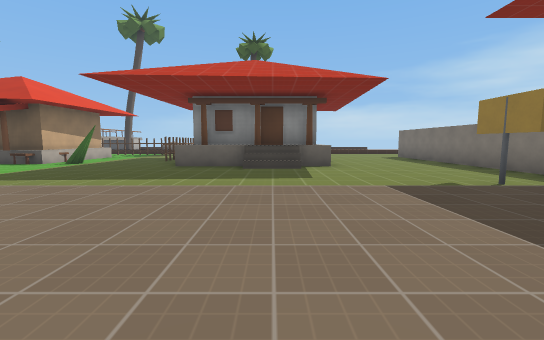
view 1 (above)

24 first-person views from a walk through a Godot game level. The camera is 1.3 m above the floor, tilts 6° down and sees 90° across. The floor is counted in squares, 2 m on a side. Each view is taken from the middle of a square. On the plan, view 1 faces up. The plan holds only what a view shows up to about 9 squares ahead; the rest is blank. The place goes on beyond the plan. Characters and animated objects are not drawn. Surface patterns are stand-ins for the level's own textures.

view 2
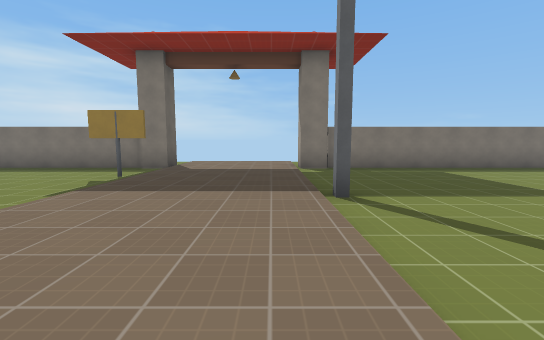

view 3
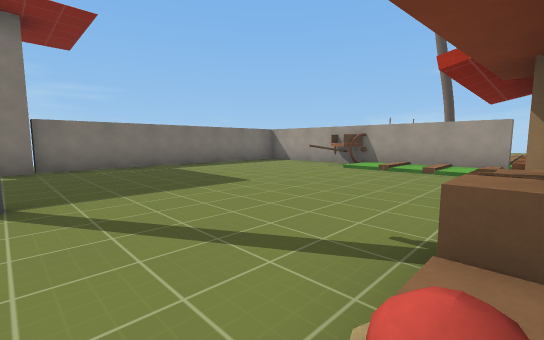

view 4
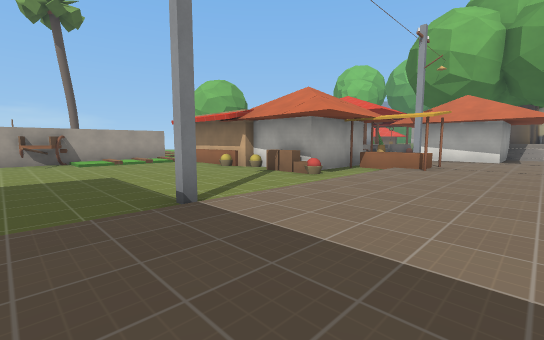

view 5
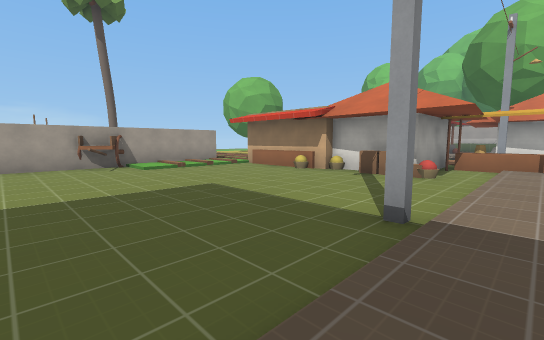

view 6
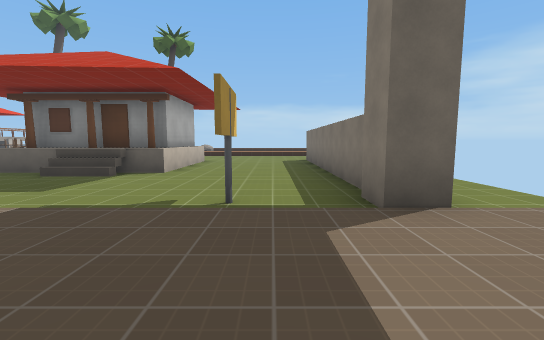

view 7
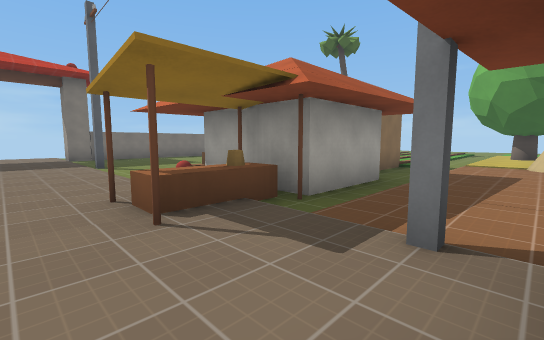

view 8
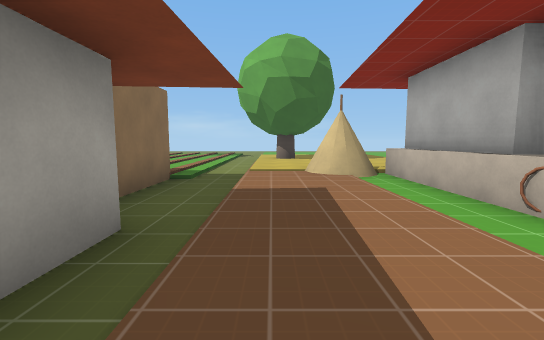

view 9
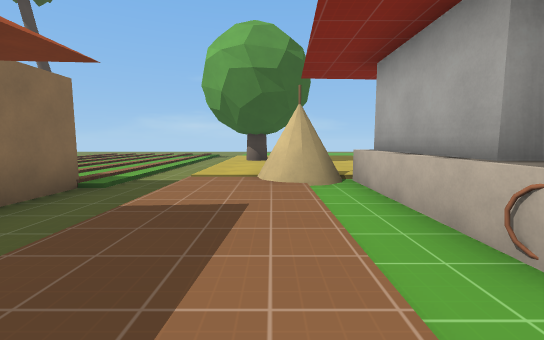

view 10
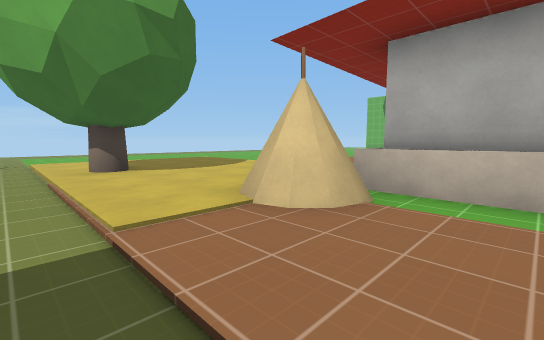

view 11
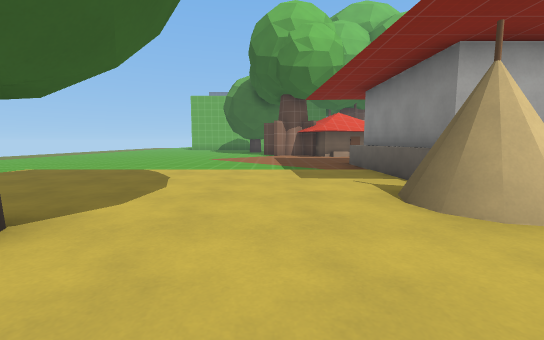

view 12
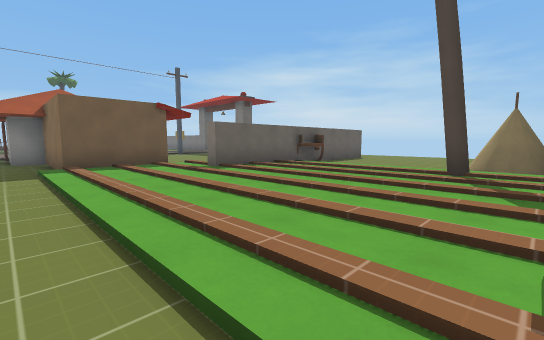

view 13
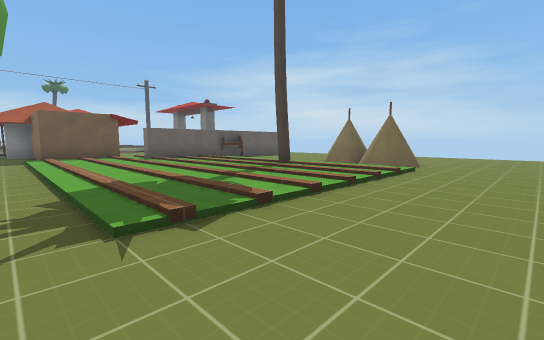

view 14
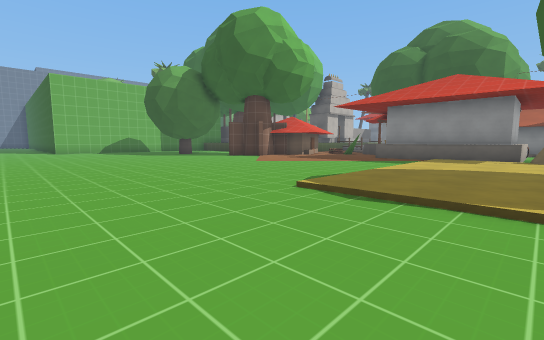

view 15
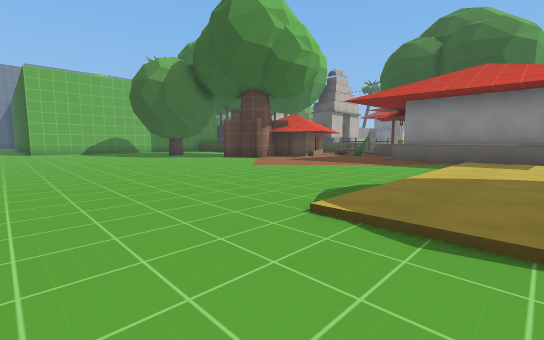

view 16
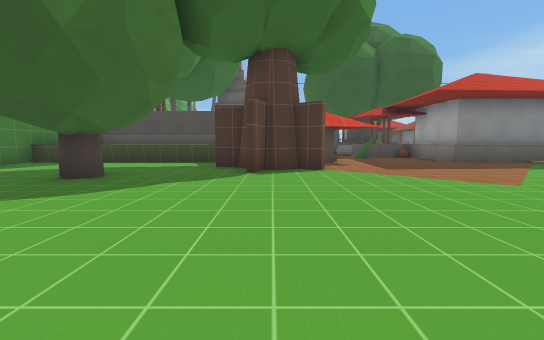

view 17
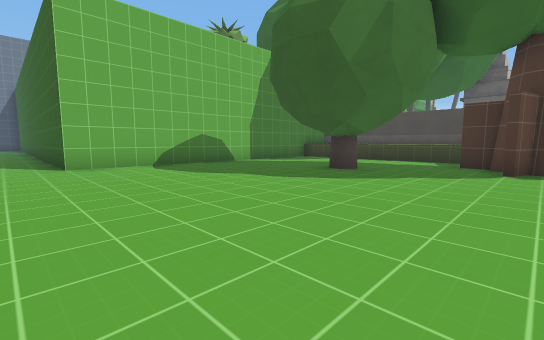

view 18
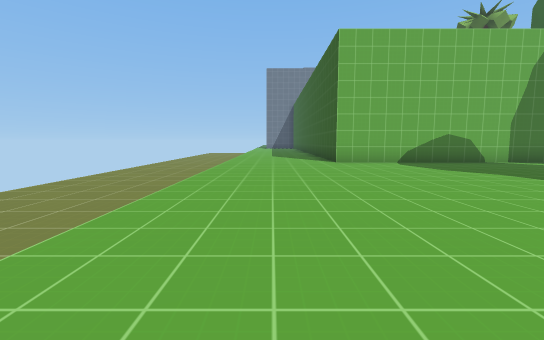

view 19
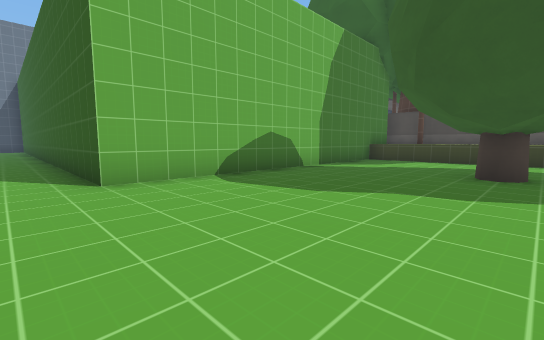

view 20
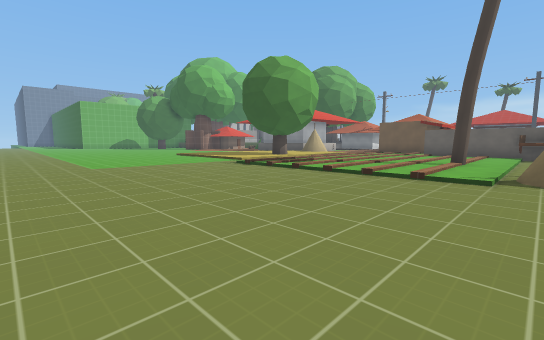

view 21
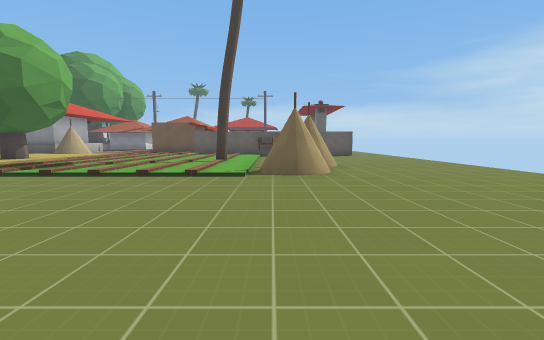

view 22
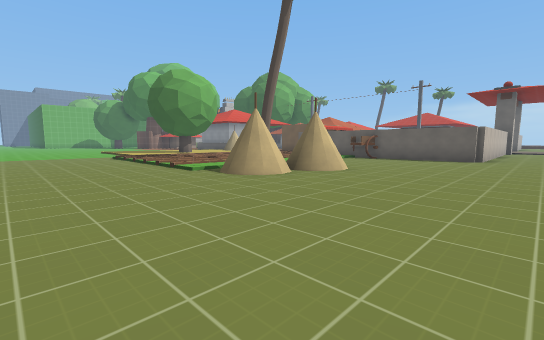

view 23
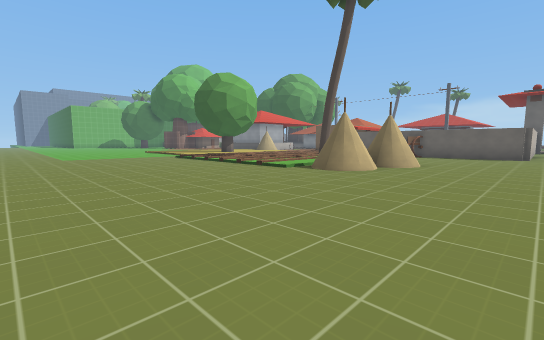

view 24
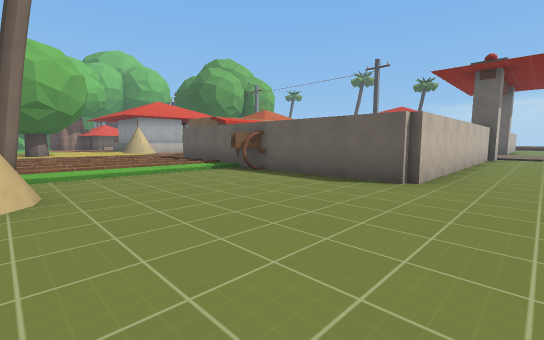

### Floor plan
Key: @ floor where view 1 was taken; # wall or solid block; . main floor; : floor 0.25 m higher than the main floor; / step, stairs or slope; = window, fence, low wall or low ledge; ^ raised ledge; H house.
Columns run from 26 left of view 1 to 7 right of it. Each row starts with its distance up from view 1.
 10                            #...#
  9                  HHH..=    #...#
  8                   HH:...####...#
  7                    .....////...#
  6                     ...........#
  5                      ..........#..
  4                       .......#.#..
  3                  :::::............
  2                  ##:::............
  1                   #::/^...........
  0                   #::/^...@#...#..
 -1                    ../^##......#..
 -2                   ....###......#..
 -3                   ....###......#..
 -4                  #....###......#..
 -5                  #....###......#..
 -6 ^^^^^^^  ##...####....###///.#.#..
 -7 #......  #....../^##..::::::#..#..
 -8 #......##.......:::::.:::#######..
 -9 #.......##......:::::.::::::......
-10 #...##..........:::::.::::::......
-11 #...............:::#:.::::::......
-12 #...............:::::.::::#:.#....
-13 #...............:::::.::::::.#....
-14 #.............../// /.::::::##....
-15 #.................. ..//////......
-16 ..................................
-17 ..................................
-18 .........        .................
-19 .........       .................
-20 .......         .................

Where each view was taken, in squares from view 1:
view 1: 0 up, 0 right, facing up
view 2: 1 up, 2 left, facing right
view 3: 0 up, 2 left, facing down-right
view 4: 3 up, 3 right, facing down-left
view 5: 1 up, 4 right, facing down-left
view 6: 1 up, 4 right, facing up
view 7: 2 up, 7 left, facing down-right
view 8: 1 down, 6 left, facing down
view 9: 2 down, 7 left, facing down
view 10: 5 down, 5 left, facing down-left
view 11: 9 down, 5 left, facing left
view 12: 13 down, 5 left, facing up-right
view 13: 17 down, 5 left, facing up-right
view 14: 17 down, 8 left, facing up-left
view 15: 16 down, 9 left, facing up-left
view 16: 15 down, 18 left, facing up
view 17: 16 down, 18 left, facing up-left
view 18: 17 down, 17 left, facing left
view 19: 16 down, 21 left, facing up-left
view 20: 20 down, 2 right, facing up-left
view 21: 20 down, 2 right, facing up
view 22: 18 down, 7 right, facing up-left
view 23: 20 down, 6 right, facing up-left
view 24: 12 down, 7 right, facing up-left
